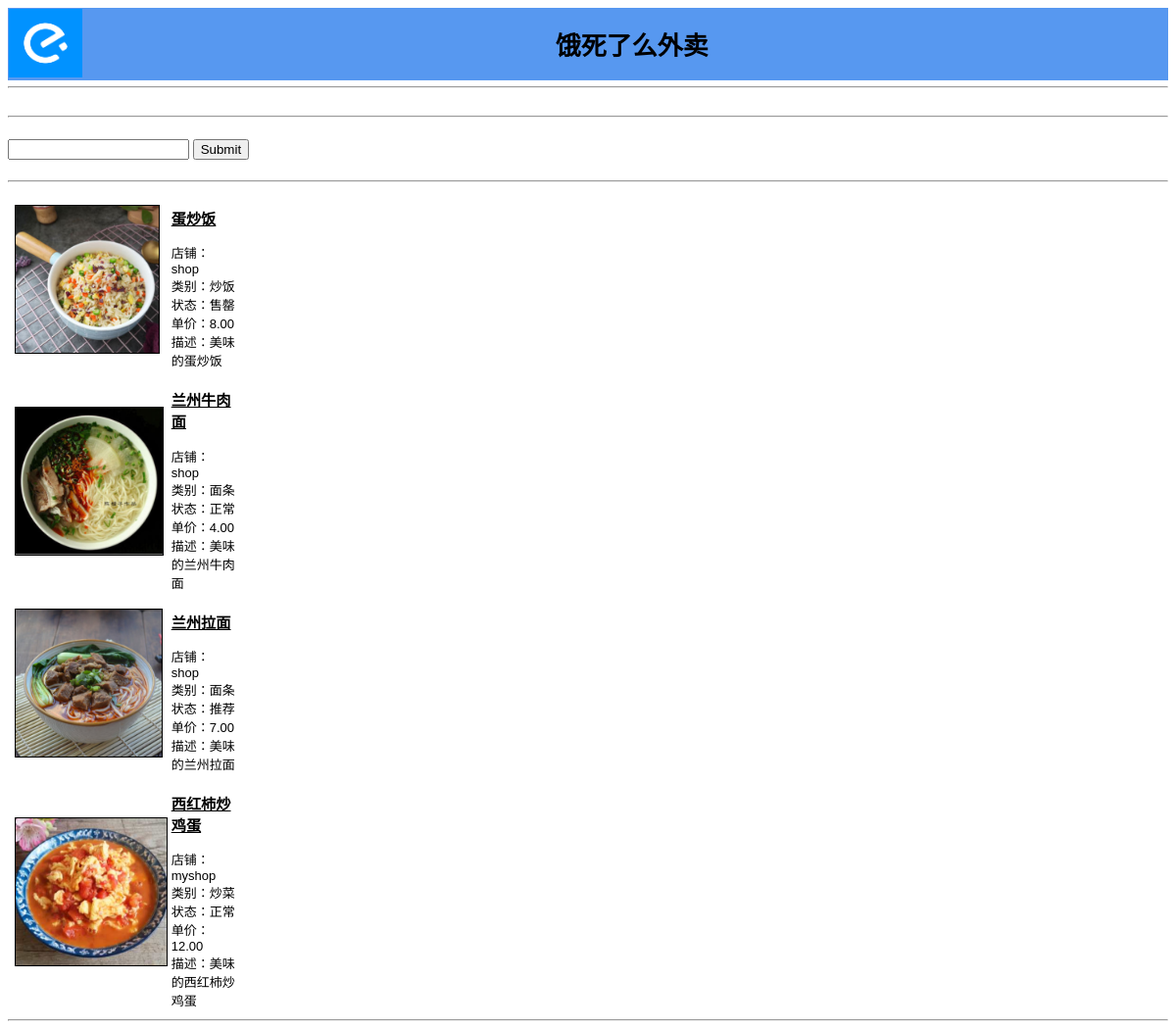
The app's page /res/show_cat.php with its own data.
### tables this page shows
CREATE TABLE `foods` (
  `fno` char(20) NOT NULL,
  `username` char(16) NOT NULL,
  `title` char(100) DEFAULT NULL,
  `catid` int(10) UNSIGNED DEFAULT NULL,
  `price` float(4,2) NOT NULL,
  `description` varchar(255) DEFAULT NULL,
  `state` varchar(20) NOT NULL DEFAULT '正常'
);

CREATE TABLE `categories` (
  `catid` int(10) UNSIGNED NOT NULL,
  `catname` char(60) NOT NULL
);

### res/show_cat.php (called while the page is built, shortened)
<?php
  $catid = $_GET['catid'];
  $name = get_category_name($catid);
  do_html_header($name);
  display_search();
  $food_array = get_foods($catid);
  display_foods($food_array);
  do_html_footer();
?>

### res/food_fns.php (called while the page is built, shortened)
<?php
require_once('db_fns.php');
function get_foods($catid,$username='') {
    $conn = db_connect();
    if($catid!=0)
    $query = "select * from foods where catid = '".$conn->real_escape_string($catid)."'";
    else {
        if($username!=''){
            $query = "select * from foods where username = '".$username."'";
        }else if(isset($_SESSION['valid_shop']))
        $query = "select * from foods where username = '".$_SESSION['valid_shop']."'";
        else $query = "select * from foods ";
    }
    $result = @$conn->query($query);
    $result = db_result_to_array($result);
    return $result;
}
function get_categories($catid = '') {
    $conn = db_connect();
    if($catid=='')
    $query = "select catid, catname from categories";
    else $query = "select catid, catname from categories where catid=".$catid;
    $result = @$conn->query($query);
    $num_cats = @$result->num_rows;
    $result = db_result_to_array($result);
    return $result;
}
?>

### res/db_fns.php (called while the page is built, shortened)
<?php
function db_result_to_array($result) {
    $res_array = array();
    for ($count=0; $row = $result->fetch_assoc(); $count++) {
        $res_array[$count] = $row;
    }
    return $res_array;
}
?>

### res/output_fns.php (the view, shortened to what this page needs)
    <?php
function display_foods($food_array) {
    if (!is_array($food_array)) {
        echo "<p>本店还未推出任何菜品，请添加菜品。</p>";
    } else {
        echo "<table width=\"20%\" border=\"0\">";
        foreach ($food_array as $row) {
            $url = "show_food.php?fno=" . urlencode($row['fno']);
            echo "<tr><td>";
            if (@file_exists("images/foods/{$row['fno']}/cover.png"))  {
                $size = GetImageSize("images/foods/{$row['fno']}/cover.png");
                if(($size[0] > 0) && ($size[1] > 0)) {
                    echo "<td><img src=\"images/foods/".htmlspecialchars($row['fno'])."/cover.png\" style=\"border: 1px solid black\" height=150/></td>";
                }
            }
            else{
                echo "<td><img src=\"images/foods/cat/".htmlspecialchars($row['catid']).".png\"  style=\"border: 1px solid black\" height=150/></td>";
            }
            echo "</td><td>";
            $title = htmlspecialchars($row['title']);
            do_html_url($url, $title);
            echo '店铺：'.$row['username'];
            echo '<br>类别：'.get_categories($row['catid'])[0]['catname'];
            echo '<br>状态：'.$row['state'];
            echo '<br>单价：'.$row['price'];
            echo '<br>描述：'.$row['description'];
            echo "</td></tr>";
        }
        echo "</table>";
    }
    echo "<hr />";
}
    ?>
        <?php
    function do_html_header($title){
?>
<!DOCTYPE html>
<html lang="en">
<head>
</head>
<body>
<table width="100%" border="0" cellspacing="0" bgcolor="5798f0">
    <tr>
        <td rowspan="2">
            <a href="logo.php">    <img  src="images\ELM.png" alt="ldfood logo" height="70" width="75" style="float:left; padding_right:6px;"/>
            </a><h1 style="text-align:center;">&nbsp;&nbsp;饿死了么外卖</h1>
        </td>
        <?php
        if(!isset($_SESSION['valid_user'])){
            echo '</tr>';
    }
    ?>
</table>
    <hr/>
    <?php
}
function do_html_footer(){
    ?>
    </body>
</html>
<?php
}
    ?>
    <?php
function do_html_url($url,$name){
    ?>
    <h3><a  href="<?php echo $url;?>"><?php echo $name;?></a><br></h3>
    <?php
}
    ?>
<?php
function display_search(){
    ?>
        <br><hr><br>
        <form method="get" action="shop_disp_all.php">
            <input type="text" name="search">
            <input type="submit" name="sub">
        </form>
        <br>
        <hr>
    <?php
    }
?>

### res/output_fns.php (style rules this page uses)
body { font-family: Arial, Helvetica, sans-serif; font-size: 13px }
li, td { font-family: Arial, Helvetica, sans-serif; font-size: 13px }
hr { color: #3333cc; }
a { color: #000 }

### records on screen
foods: shows a picture, title "蛋炒饭", username "shop", catid.catname "炒饭", state "售罄", price "8.00", description "美味的蛋炒饭"
foods: shows a picture, title "兰州牛肉面", username "shop", catid.catname "面条", state "正常", price "4.00", description "美味的兰州牛肉面"
foods: title "兰州拉面", username "shop", catid.catname "面条", state "推荐", price "7.00", description "美味的兰州拉面"
foods: shows a picture, title "西红柿炒鸡蛋", username "myshop", catid.catname "炒菜", state "正常", price "12.00", description "美味的西红柿炒鸡蛋"
